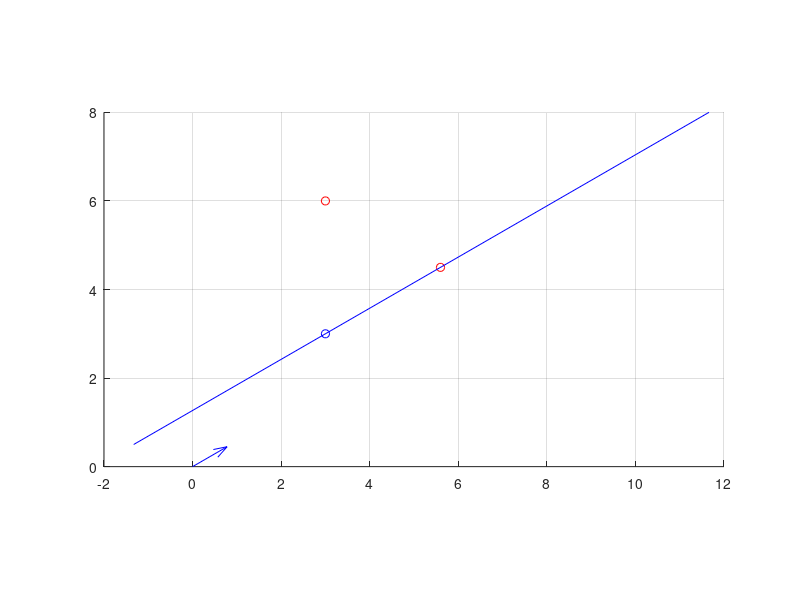

This chart was generated by the following MATLAB code: (Note: this script raises an error after producing the figure.)
%% setup environment

% line parameters
t = 30;
d = [cosd(t) sind(t)]';
p0 = [3 3]';

p = p0 + d * 3;  % on the line
q = [3 6]';      % outside the line

% just two points in order to plot the line
L = [p0 + d * (-5) ...
     p0 + d * ( 10)]';

% plot everything
scatter(p0(1),p0(2),'b');
hold on;
quiver(0,0,d(1),d(2),'Color','b');
scatter(p(1),p(2),'r');
scatter(q(1),q(2),'r');
line(L(:,1),L(:,2),'Color','b');
hold off;
grid on;
daspect([1 1 1]);



%% find points for triangle with area 5

% we know that  A = |p-h|*|q-Q|/2  where Q is the projection of q on line L
% we also know that  h = p0 + Lh*d  where Lh is a scalar

% wanted area
A = 5;

Lh = norm(p-p0) + [1 -1] * 2*A/dist_line(q',p0,d);  % we have two solutions!
h = (p0 + d * Lh)';
Q = p0 + ((q-p0)'*d)*d;

hold on;
scatter(Q(1),Q(2),'g');
scatter(h(:,1),h(:,2),'k');
L = [p q h(1,:)' p]';
line(L(:,1),L(:,2),'Color','black');
L = [p q h(2,:)' p]';
line(L(:,1),L(:,2),'Color','black');
hold off;
clear L





%% find points for isoscelis triangle

% we know that  h = p+2*(Q-p)  where Q is the projection of q on line L

Q = p0 + ((q-p0)'*d)*d;
h = 2*Q - p;  % just one solution here :)

hold on;
scatter(Q(1),Q(2),'g');
scatter(h(1),h(2),'k');
L = [p q h p]';
line(L(:,1),L(:,2),'Color','black');
hold off;
clear L

